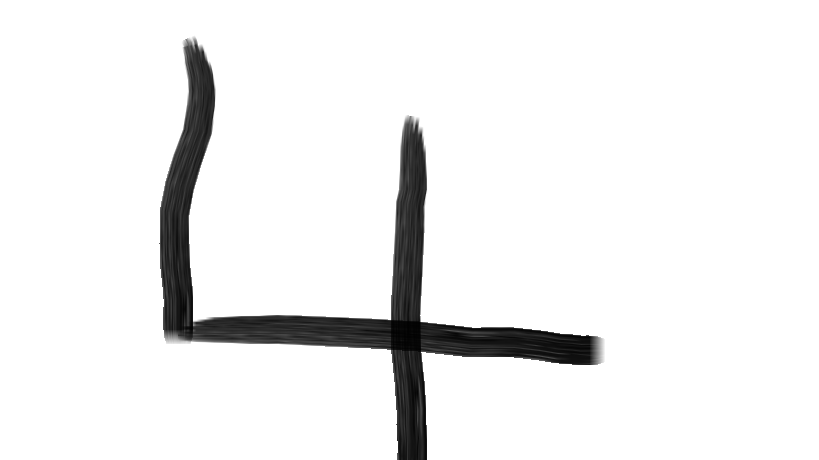
#> input picture Intern working/ja.png, 819 x 460 px, found by its file name
$ python cv2img1.py
#> lines starting #> are read from the running program, lines starting #| are printed output that depends on the picture; after the words box and inside, x2 and y2 are one past the last pixel; in counts of white or black regions, pixels touching at a corner belong together
import cv2
import numpy as np
import pytesseract
from PIL import Image

# Path of working folder on Disk
src_path = "C:/Users/Jp/Desktop/"

def get_string(img_path):
    # Read image with opencv
#> called with img_path = 'C:/Users/Jp/Desktop/ja.png'
    img = cv2.imread(img_path,0)
#> img is the input picture: shape (460, 819); min 1, max 255, mean 238.6


    # Convert to gray

    # Apply dilation and erosion to remove some noise
    kernel = np.ones((1, 1), np.uint8)
    img = cv2.dilate(img, kernel, iterations=1)
    img = cv2.erode(img, kernel, iterations=1)

    # Write image after removed noise
    cv2.imwrite(src_path + "removed_noise.png", img)

    #  Apply threshold to get image with only black and white
    img = cv2.adaptiveThreshold(img, 255, cv2.ADAPTIVE_THRESH_GAUSSIAN_C, cv2.THRESH_BINARY, 31, 2)
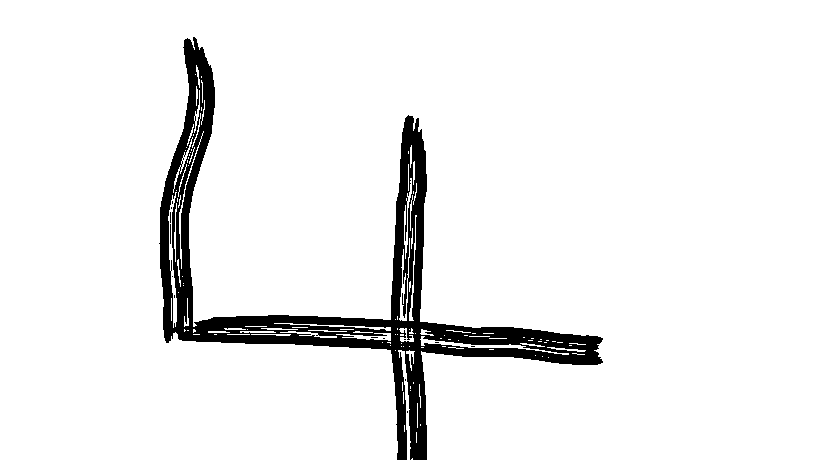
#> img: shape (460, 819); 93.5% white; 14 black regions (12 under 20 px), largest, box (x1, y1, x2, y2) and area: (159, 37, 603, 460) 24277, (170, 224, 171, 244) 20

    # Write the image after apply opencv to do some ...
    cv2.imwrite(src_path + "thres.png", img)

    # Recognize text with tesseract for python
#> (the run stopped early here; a loop or call above may not have finished)
